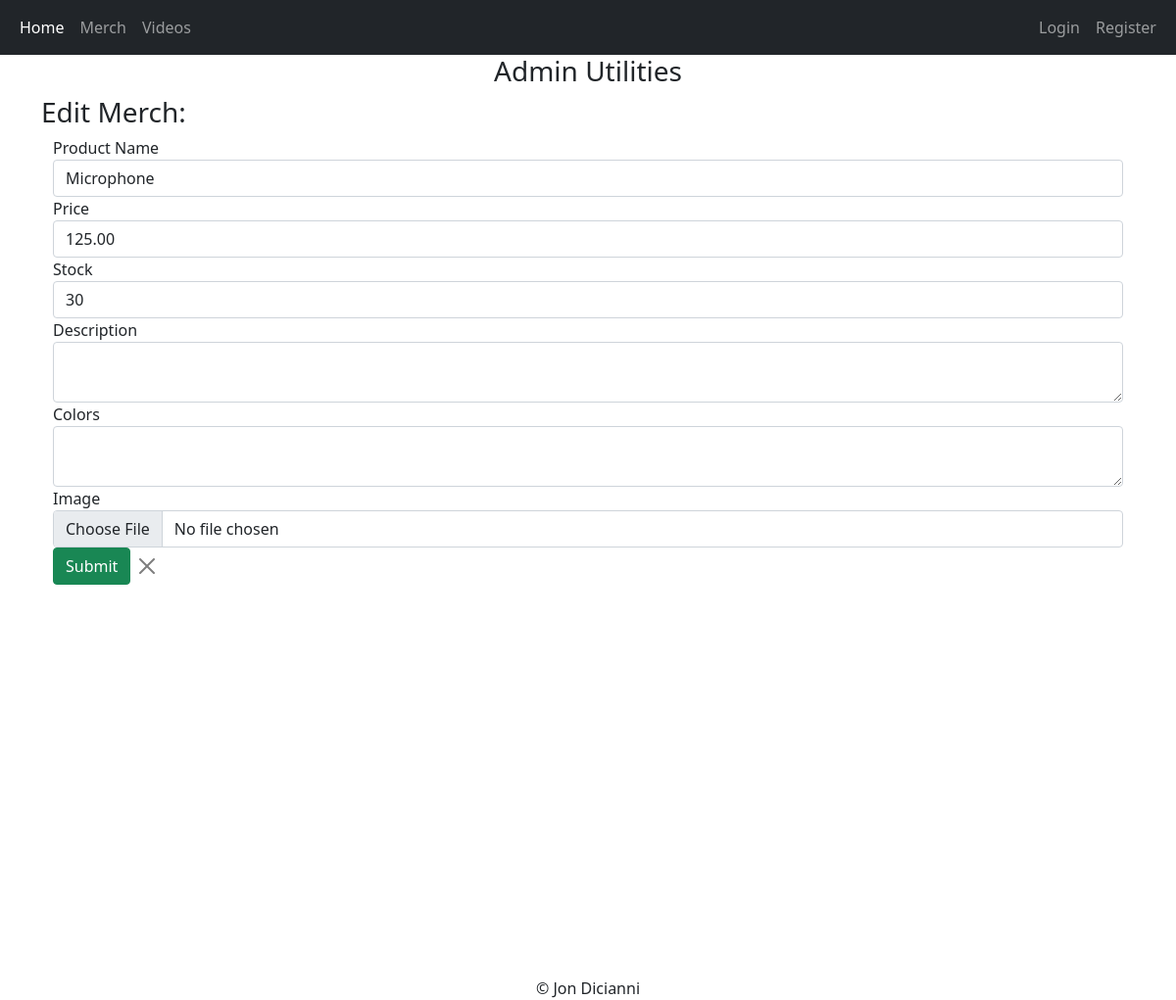
Page /updateproduct/1 on the committed database.
### app/models.py (models this page shows, shortened)
class Product(db.Model):
    id = db.Column(db.Integer, primary_key=True)
    name = db.Column(db.String(200), nullable=False)
    price = db.Column(db.Numeric(10,2), nullable=False)
    stock = db.Column(db.Integer, nullable=False)
    colors = db.Column(db.Text, nullable=False)
    description = db.Column(db.Text, nullable=False)
    date_created = db.Column(db.DateTime, nullable=False, default=datetime.utcnow)
    image = db.Column(db.String(150), nullable=False, default='image.jpg')

### app/routes.py (the view, shortened to what this page needs)
@app.route('/updateproduct/<int:product_id>', methods=['GET', 'POST'])
def updateproduct(product_id):
    product = Product.query.get_or_404(product_id)
    form = AddProduct()
    return render_template('updateproduct.html', product=product, form=form)

### app/forms.py
class AddProduct(FlaskForm):
    name = StringField('Product Name', validators=[DataRequired()])
    price = IntegerField('Price', validators=[DataRequired()])
    stock = IntegerField('Stock', validators=[DataRequired()])
    description = TextAreaField('Description', validators=[DataRequired()])
    colors = TextAreaField('Colors', validators=[DataRequired()])
    image = FileField('Image', validators=[FileRequired(), FileAllowed(['jpg','png', 'gif', 'jpeg'])])
    submit = SubmitField()

### app/templates/updateproduct.html (shortened to what this page needs)
{% extends 'base.html' %}
{% block content %}
<h3 class='text-center'>Admin Utilities</h3>
<h3>Edit Merch:</h3>
<div class="container">
    <form action="" autocomplete="off" method="post" enctype="multipart/form-data">
        <div class="form-group">
            <fieldset>
                {{ form.name.label }}
                {{ form.name(class='form-control', value=product.name) }}
            </fieldset>
            <fieldset>
                {{ form.price.label }}
                {{ form.price(class='form-control', value=product.price) }}
            </fieldset>
            <fieldset>
                {{ form.stock.label }}
                {{ form.stock(class='form-control', value=product.stock) }}
            </fieldset>
            <fieldset>
                {{ form.description.label }}
                {{ form.description(class='form-control', value=product.description) }}
            </fieldset>
            <fieldset>
                {{ form.colors.label }}
                {{ form.colors(class='form-control', value=product.colors) }}
            </fieldset>
            <fieldset>
                {{ form.image.label }}
                {{ form.image(class='form-control', placeholder='Image') }}
            </fieldset>
        </div>
        {{ form.submit(class='btn btn-success') }}
        <a href="{{url_for('admin')}}" class='btn btn-close'></a>
    </form>
</div>
{% endblock content %}

### rows in the picture
Product: name "Microphone", price "125.00", stock "30"
